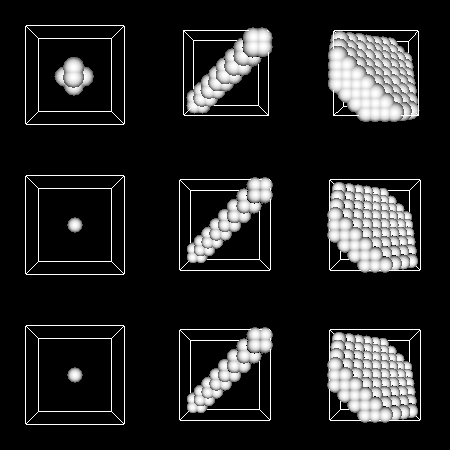

Reproduce this figure in Python.
#!/usr/bin/env python

# Visualize sphere tree extraction modes (point, line, plane) across three
# data types (image, structured grid, unstructured grid) in a 3x3 grid
# of viewports using vtkSphereTreeFilter.

# Factory overrides
import vtkmodules.vtkInteractionStyle  # noqa: F401
import vtkmodules.vtkRenderingOpenGL2  # noqa: F401

from vtkmodules.vtkCommonDataModel import vtkSphere
from vtkmodules.vtkFiltersCore import (
    vtkGlyph3D,
    vtkSphereTreeFilter,
)
from vtkmodules.vtkFiltersExtraction import vtkExtractGeometry
from vtkmodules.vtkFiltersGeneral import vtkImageDataToPointSet
from vtkmodules.vtkFiltersModeling import vtkOutlineFilter
from vtkmodules.vtkFiltersSources import vtkSphereSource
from vtkmodules.vtkImagingHybrid import vtkSampleFunction
from vtkmodules.vtkRenderingCore import (
    vtkActor,
    vtkPolyDataMapper,
    vtkRenderWindow,
    vtkRenderWindowInteractor,
    vtkRenderer,
)

resolution = 10

# Glyph source for sphere tree visualization
glyph_source = vtkSphereSource()
glyph_source.SetPhiResolution(6)
glyph_source.SetThetaResolution(12)
glyph_source.SetRadius(1)

# Source: sample a sphere implicit function (image data)
sphere = vtkSphere()
sphere.SetCenter(0.0, 0.0, 0.0)
sphere.SetRadius(0.25)

image = vtkSampleFunction()
image.SetImplicitFunction(sphere)
image.SetModelBounds(-0.5, 0.5, -0.5, 0.5, -0.5, 0.5)
image.SetSampleDimensions(resolution, resolution, resolution)
image.Update()

# Convert image data to structured grid
sgrid = vtkImageDataToPointSet()
sgrid.SetInputConnection(image.GetOutputPort())
sgrid.Update()

# Convert image data to unstructured grid
extraction_sphere = vtkSphere()
extraction_sphere.SetRadius(100)
extraction_sphere.SetCenter(0, 0, 0)

extract = vtkExtractGeometry()
extract.SetImplicitFunction(extraction_sphere)
extract.SetInputConnection(image.GetOutputPort())
extract.Update()

# Row 0 (image), Col 0 (point): image_point
image_point_filter = vtkSphereTreeFilter()
image_point_filter.SetInputConnection(image.GetOutputPort())
image_point_filter.SetExtractionModeToPoint()
image_point_filter.SetPoint(0, 0, 0)

image_point_glyphs = vtkGlyph3D()
image_point_glyphs.SetInputConnection(image_point_filter.GetOutputPort())
image_point_glyphs.SetSourceConnection(glyph_source.GetOutputPort())

image_point_mapper = vtkPolyDataMapper()
image_point_mapper.SetInputConnection(image_point_glyphs.GetOutputPort())
image_point_mapper.ScalarVisibilityOff()

image_point_actor = vtkActor()
image_point_actor.SetMapper(image_point_mapper)
image_point_actor.GetProperty().SetColor(1, 1, 1)

image_point_outline = vtkOutlineFilter()
image_point_outline.SetInputConnection(image.GetOutputPort())

image_point_outline_mapper = vtkPolyDataMapper()
image_point_outline_mapper.SetInputConnection(image_point_outline.GetOutputPort())

image_point_outline_actor = vtkActor()
image_point_outline_actor.SetMapper(image_point_outline_mapper)

image_point_renderer = vtkRenderer()
image_point_renderer.SetViewport(0.0, 0.0, 1.0 / 3.0, 1.0 / 3.0)
image_point_renderer.SetBackground(0, 0, 0)
image_point_renderer.AddActor(image_point_actor)
image_point_renderer.AddActor(image_point_outline_actor)

# Row 0 (image), Col 1 (line): image_line
image_line_filter = vtkSphereTreeFilter()
image_line_filter.SetInputConnection(image.GetOutputPort())
image_line_filter.SetExtractionModeToLine()
image_line_filter.SetPoint(0, 0, 0)
image_line_filter.SetRay(1, 1, 1)

image_line_glyphs = vtkGlyph3D()
image_line_glyphs.SetInputConnection(image_line_filter.GetOutputPort())
image_line_glyphs.SetSourceConnection(glyph_source.GetOutputPort())

image_line_mapper = vtkPolyDataMapper()
image_line_mapper.SetInputConnection(image_line_glyphs.GetOutputPort())
image_line_mapper.ScalarVisibilityOff()

image_line_actor = vtkActor()
image_line_actor.SetMapper(image_line_mapper)
image_line_actor.GetProperty().SetColor(1, 1, 1)

image_line_outline = vtkOutlineFilter()
image_line_outline.SetInputConnection(image.GetOutputPort())

image_line_outline_mapper = vtkPolyDataMapper()
image_line_outline_mapper.SetInputConnection(image_line_outline.GetOutputPort())

image_line_outline_actor = vtkActor()
image_line_outline_actor.SetMapper(image_line_outline_mapper)

image_line_renderer = vtkRenderer()
image_line_renderer.SetViewport(1.0 / 3.0, 0.0, 2.0 / 3.0, 1.0 / 3.0)
image_line_renderer.SetBackground(0, 0, 0)
image_line_renderer.AddActor(image_line_actor)
image_line_renderer.AddActor(image_line_outline_actor)

# Row 0 (image), Col 2 (plane): image_plane
image_plane_filter = vtkSphereTreeFilter()
image_plane_filter.SetInputConnection(image.GetOutputPort())
image_plane_filter.SetExtractionModeToPlane()
image_plane_filter.SetPoint(0, 0, 0)
image_plane_filter.SetNormal(1, 1, 1)

image_plane_glyphs = vtkGlyph3D()
image_plane_glyphs.SetInputConnection(image_plane_filter.GetOutputPort())
image_plane_glyphs.SetSourceConnection(glyph_source.GetOutputPort())

image_plane_mapper = vtkPolyDataMapper()
image_plane_mapper.SetInputConnection(image_plane_glyphs.GetOutputPort())
image_plane_mapper.ScalarVisibilityOff()

image_plane_actor = vtkActor()
image_plane_actor.SetMapper(image_plane_mapper)
image_plane_actor.GetProperty().SetColor(1, 1, 1)

image_plane_outline = vtkOutlineFilter()
image_plane_outline.SetInputConnection(image.GetOutputPort())

image_plane_outline_mapper = vtkPolyDataMapper()
image_plane_outline_mapper.SetInputConnection(image_plane_outline.GetOutputPort())

image_plane_outline_actor = vtkActor()
image_plane_outline_actor.SetMapper(image_plane_outline_mapper)

image_plane_renderer = vtkRenderer()
image_plane_renderer.SetViewport(2.0 / 3.0, 0.0, 1.0, 1.0 / 3.0)
image_plane_renderer.SetBackground(0, 0, 0)
image_plane_renderer.AddActor(image_plane_actor)
image_plane_renderer.AddActor(image_plane_outline_actor)

# Row 1 (structured grid), Col 0 (point): sgrid_point
sgrid_point_filter = vtkSphereTreeFilter()
sgrid_point_filter.SetInputConnection(sgrid.GetOutputPort())
sgrid_point_filter.SetExtractionModeToPoint()
sgrid_point_filter.SetPoint(0, 0, 0)

sgrid_point_glyphs = vtkGlyph3D()
sgrid_point_glyphs.SetInputConnection(sgrid_point_filter.GetOutputPort())
sgrid_point_glyphs.SetSourceConnection(glyph_source.GetOutputPort())

sgrid_point_mapper = vtkPolyDataMapper()
sgrid_point_mapper.SetInputConnection(sgrid_point_glyphs.GetOutputPort())
sgrid_point_mapper.ScalarVisibilityOff()

sgrid_point_actor = vtkActor()
sgrid_point_actor.SetMapper(sgrid_point_mapper)
sgrid_point_actor.GetProperty().SetColor(1, 1, 1)

sgrid_point_outline = vtkOutlineFilter()
sgrid_point_outline.SetInputConnection(sgrid.GetOutputPort())

sgrid_point_outline_mapper = vtkPolyDataMapper()
sgrid_point_outline_mapper.SetInputConnection(sgrid_point_outline.GetOutputPort())

sgrid_point_outline_actor = vtkActor()
sgrid_point_outline_actor.SetMapper(sgrid_point_outline_mapper)

sgrid_point_renderer = vtkRenderer()
sgrid_point_renderer.SetViewport(0.0, 1.0 / 3.0, 1.0 / 3.0, 2.0 / 3.0)
sgrid_point_renderer.SetBackground(0, 0, 0)
sgrid_point_renderer.AddActor(sgrid_point_actor)
sgrid_point_renderer.AddActor(sgrid_point_outline_actor)

# Row 1 (structured grid), Col 1 (line): sgrid_line
sgrid_line_filter = vtkSphereTreeFilter()
sgrid_line_filter.SetInputConnection(sgrid.GetOutputPort())
sgrid_line_filter.SetExtractionModeToLine()
sgrid_line_filter.SetPoint(0, 0, 0)
sgrid_line_filter.SetRay(1, 1, 1)

sgrid_line_glyphs = vtkGlyph3D()
sgrid_line_glyphs.SetInputConnection(sgrid_line_filter.GetOutputPort())
sgrid_line_glyphs.SetSourceConnection(glyph_source.GetOutputPort())

sgrid_line_mapper = vtkPolyDataMapper()
sgrid_line_mapper.SetInputConnection(sgrid_line_glyphs.GetOutputPort())
sgrid_line_mapper.ScalarVisibilityOff()

sgrid_line_actor = vtkActor()
sgrid_line_actor.SetMapper(sgrid_line_mapper)
sgrid_line_actor.GetProperty().SetColor(1, 1, 1)

sgrid_line_outline = vtkOutlineFilter()
sgrid_line_outline.SetInputConnection(sgrid.GetOutputPort())

sgrid_line_outline_mapper = vtkPolyDataMapper()
sgrid_line_outline_mapper.SetInputConnection(sgrid_line_outline.GetOutputPort())

sgrid_line_outline_actor = vtkActor()
sgrid_line_outline_actor.SetMapper(sgrid_line_outline_mapper)

sgrid_line_renderer = vtkRenderer()
sgrid_line_renderer.SetViewport(1.0 / 3.0, 1.0 / 3.0, 2.0 / 3.0, 2.0 / 3.0)
sgrid_line_renderer.SetBackground(0, 0, 0)
sgrid_line_renderer.AddActor(sgrid_line_actor)
sgrid_line_renderer.AddActor(sgrid_line_outline_actor)

# Row 1 (structured grid), Col 2 (plane): sgrid_plane
sgrid_plane_filter = vtkSphereTreeFilter()
sgrid_plane_filter.SetInputConnection(sgrid.GetOutputPort())
sgrid_plane_filter.SetExtractionModeToPlane()
sgrid_plane_filter.SetPoint(0, 0, 0)
sgrid_plane_filter.SetNormal(1, 1, 1)

sgrid_plane_glyphs = vtkGlyph3D()
sgrid_plane_glyphs.SetInputConnection(sgrid_plane_filter.GetOutputPort())
sgrid_plane_glyphs.SetSourceConnection(glyph_source.GetOutputPort())

sgrid_plane_mapper = vtkPolyDataMapper()
sgrid_plane_mapper.SetInputConnection(sgrid_plane_glyphs.GetOutputPort())
sgrid_plane_mapper.ScalarVisibilityOff()

sgrid_plane_actor = vtkActor()
sgrid_plane_actor.SetMapper(sgrid_plane_mapper)
sgrid_plane_actor.GetProperty().SetColor(1, 1, 1)

sgrid_plane_outline = vtkOutlineFilter()
sgrid_plane_outline.SetInputConnection(sgrid.GetOutputPort())

sgrid_plane_outline_mapper = vtkPolyDataMapper()
sgrid_plane_outline_mapper.SetInputConnection(sgrid_plane_outline.GetOutputPort())

sgrid_plane_outline_actor = vtkActor()
sgrid_plane_outline_actor.SetMapper(sgrid_plane_outline_mapper)

sgrid_plane_renderer = vtkRenderer()
sgrid_plane_renderer.SetViewport(2.0 / 3.0, 1.0 / 3.0, 1.0, 2.0 / 3.0)
sgrid_plane_renderer.SetBackground(0, 0, 0)
sgrid_plane_renderer.AddActor(sgrid_plane_actor)
sgrid_plane_renderer.AddActor(sgrid_plane_outline_actor)

# Row 2 (unstructured grid), Col 0 (point): ugrid_point
ugrid_point_filter = vtkSphereTreeFilter()
ugrid_point_filter.SetInputConnection(extract.GetOutputPort())
ugrid_point_filter.SetExtractionModeToPoint()
ugrid_point_filter.SetPoint(0, 0, 0)

ugrid_point_glyphs = vtkGlyph3D()
ugrid_point_glyphs.SetInputConnection(ugrid_point_filter.GetOutputPort())
ugrid_point_glyphs.SetSourceConnection(glyph_source.GetOutputPort())

ugrid_point_mapper = vtkPolyDataMapper()
ugrid_point_mapper.SetInputConnection(ugrid_point_glyphs.GetOutputPort())
ugrid_point_mapper.ScalarVisibilityOff()

ugrid_point_actor = vtkActor()
ugrid_point_actor.SetMapper(ugrid_point_mapper)
ugrid_point_actor.GetProperty().SetColor(1, 1, 1)

ugrid_point_outline = vtkOutlineFilter()
ugrid_point_outline.SetInputConnection(extract.GetOutputPort())

ugrid_point_outline_mapper = vtkPolyDataMapper()
ugrid_point_outline_mapper.SetInputConnection(ugrid_point_outline.GetOutputPort())

ugrid_point_outline_actor = vtkActor()
ugrid_point_outline_actor.SetMapper(ugrid_point_outline_mapper)

ugrid_point_renderer = vtkRenderer()
ugrid_point_renderer.SetViewport(0.0, 2.0 / 3.0, 1.0 / 3.0, 1.0)
ugrid_point_renderer.SetBackground(0, 0, 0)
ugrid_point_renderer.AddActor(ugrid_point_actor)
ugrid_point_renderer.AddActor(ugrid_point_outline_actor)

# Row 2 (unstructured grid), Col 1 (line): ugrid_line
ugrid_line_filter = vtkSphereTreeFilter()
ugrid_line_filter.SetInputConnection(extract.GetOutputPort())
ugrid_line_filter.SetExtractionModeToLine()
ugrid_line_filter.SetPoint(0, 0, 0)
ugrid_line_filter.SetRay(1, 1, 1)

ugrid_line_glyphs = vtkGlyph3D()
ugrid_line_glyphs.SetInputConnection(ugrid_line_filter.GetOutputPort())
ugrid_line_glyphs.SetSourceConnection(glyph_source.GetOutputPort())

ugrid_line_mapper = vtkPolyDataMapper()
ugrid_line_mapper.SetInputConnection(ugrid_line_glyphs.GetOutputPort())
ugrid_line_mapper.ScalarVisibilityOff()

ugrid_line_actor = vtkActor()
ugrid_line_actor.SetMapper(ugrid_line_mapper)
ugrid_line_actor.GetProperty().SetColor(1, 1, 1)

ugrid_line_outline = vtkOutlineFilter()
ugrid_line_outline.SetInputConnection(extract.GetOutputPort())

ugrid_line_outline_mapper = vtkPolyDataMapper()
ugrid_line_outline_mapper.SetInputConnection(ugrid_line_outline.GetOutputPort())

ugrid_line_outline_actor = vtkActor()
ugrid_line_outline_actor.SetMapper(ugrid_line_outline_mapper)

ugrid_line_renderer = vtkRenderer()
ugrid_line_renderer.SetViewport(1.0 / 3.0, 2.0 / 3.0, 2.0 / 3.0, 1.0)
ugrid_line_renderer.SetBackground(0, 0, 0)
ugrid_line_renderer.AddActor(ugrid_line_actor)
ugrid_line_renderer.AddActor(ugrid_line_outline_actor)

# Row 2 (unstructured grid), Col 2 (plane): ugrid_plane
ugrid_plane_filter = vtkSphereTreeFilter()
ugrid_plane_filter.SetInputConnection(extract.GetOutputPort())
ugrid_plane_filter.SetExtractionModeToPlane()
ugrid_plane_filter.SetPoint(0, 0, 0)
ugrid_plane_filter.SetNormal(1, 1, 1)

ugrid_plane_glyphs = vtkGlyph3D()
ugrid_plane_glyphs.SetInputConnection(ugrid_plane_filter.GetOutputPort())
ugrid_plane_glyphs.SetSourceConnection(glyph_source.GetOutputPort())

ugrid_plane_mapper = vtkPolyDataMapper()
ugrid_plane_mapper.SetInputConnection(ugrid_plane_glyphs.GetOutputPort())
ugrid_plane_mapper.ScalarVisibilityOff()

ugrid_plane_actor = vtkActor()
ugrid_plane_actor.SetMapper(ugrid_plane_mapper)
ugrid_plane_actor.GetProperty().SetColor(1, 1, 1)

ugrid_plane_outline = vtkOutlineFilter()
ugrid_plane_outline.SetInputConnection(extract.GetOutputPort())

ugrid_plane_outline_mapper = vtkPolyDataMapper()
ugrid_plane_outline_mapper.SetInputConnection(ugrid_plane_outline.GetOutputPort())

ugrid_plane_outline_actor = vtkActor()
ugrid_plane_outline_actor.SetMapper(ugrid_plane_outline_mapper)

ugrid_plane_renderer = vtkRenderer()
ugrid_plane_renderer.SetViewport(2.0 / 3.0, 2.0 / 3.0, 1.0, 1.0)
ugrid_plane_renderer.SetBackground(0, 0, 0)
ugrid_plane_renderer.AddActor(ugrid_plane_actor)
ugrid_plane_renderer.AddActor(ugrid_plane_outline_actor)

# Window
render_window = vtkRenderWindow()
render_window.SetMultiSamples(0)
render_window.AddRenderer(image_point_renderer)
render_window.AddRenderer(image_line_renderer)
render_window.AddRenderer(image_plane_renderer)
render_window.AddRenderer(sgrid_point_renderer)
render_window.AddRenderer(sgrid_line_renderer)
render_window.AddRenderer(sgrid_plane_renderer)
render_window.AddRenderer(ugrid_point_renderer)
render_window.AddRenderer(ugrid_line_renderer)
render_window.AddRenderer(ugrid_plane_renderer)
render_window.SetSize(450, 450)
render_window.SetWindowName("sphere tree extraction modes")

# Scene
image_point_renderer.ResetCamera()
image_line_renderer.ResetCamera()
image_plane_renderer.ResetCamera()
sgrid_point_renderer.ResetCamera()
sgrid_line_renderer.ResetCamera()
sgrid_plane_renderer.ResetCamera()
ugrid_point_renderer.ResetCamera()
ugrid_line_renderer.ResetCamera()
ugrid_plane_renderer.ResetCamera()

# Interactor
interactor = vtkRenderWindowInteractor()
interactor.SetRenderWindow(render_window)

interactor.Initialize()
interactor.Start()
